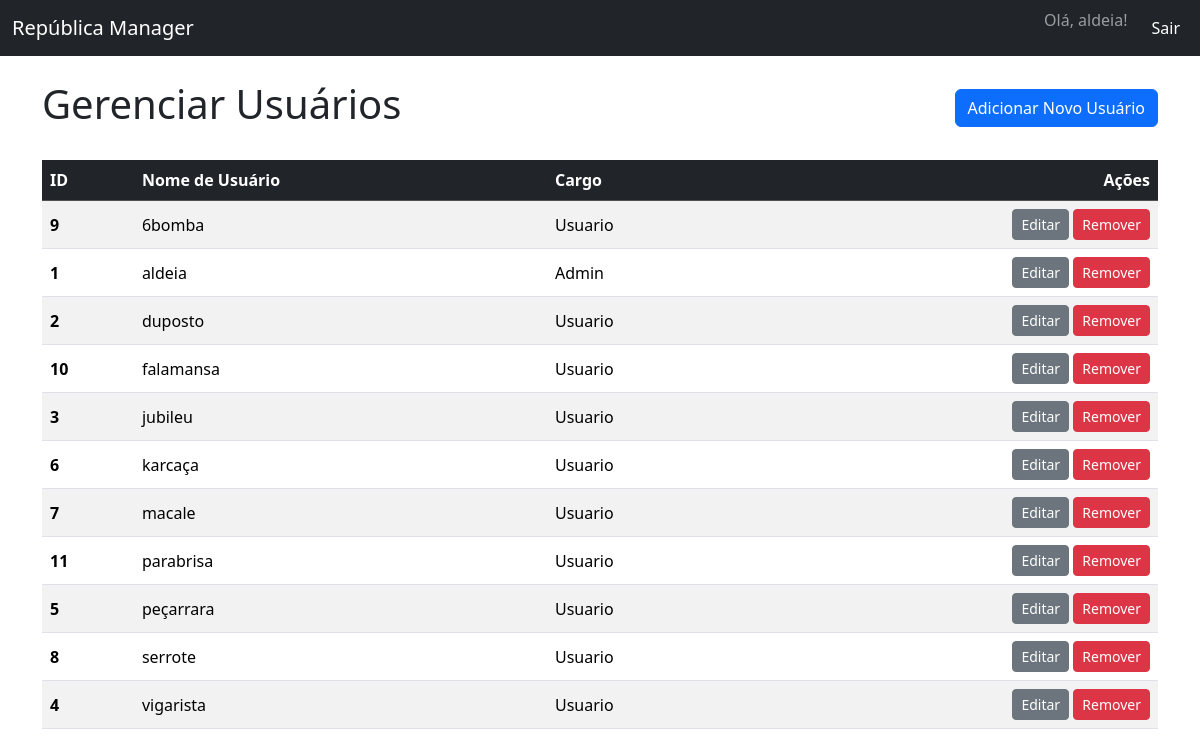
Screenshot of /admin/usuarios (signed in) with the database file from the repository.
### app/models.py (models this page shows, shortened)
class User(UserMixin, db.Model):
    __tablename__ = 'usuarios'
    id = db.Column(db.Integer, primary_key=True)
    username = db.Column(db.String(80), unique=True, nullable=False)
    password_hash = db.Column(db.String(120), nullable=False)
    cargo = db.Column(db.String(20), nullable=False, default='usuario')
    def is_admin(self):
        return self.cargo == 'admin'
    def is_gerenciador(self):
        return self.cargo in ['admin', 'gerenciador']

### app/admin.py (the view)
@admin_bp.route('/usuarios')
@login_required
@manager_required
def lista_usuarios():
    if current_user.is_admin():
        usuarios = User.query.order_by(User.username).all()
    else:
        usuarios = User.query.filter(User.cargo != 'admin').order_by(User.username).all()
    return render_template('usuarios.html', usuarios=usuarios)

### app/admin.py (called while the page is built)
def manager_required(f):
    @wraps(f)
    def decorated_function(*args, **kwargs):
        if not current_user.is_gerenciador():
            abort(403)
        return f(*args, **kwargs)
    return decorated_function

### app/templates/usuarios.html (shortened to what this page needs)
{% extends "layout.html" %}
{% block content %}
<div class="d-flex justify-content-between align-items-center mb-4">
    <h1>Gerenciar Usuários</h1>
    <a href="{{ url_for('admin.criar_usuario') }}" class="btn btn-primary">Adicionar Novo Usuário</a>
</div>
<div class="table-responsive">
    <table class="table table-striped table-hover">
        <thead class="table-dark">
            <tr>
                <th scope="col">ID</th>
                <th scope="col">Nome de Usuário</th>
                <th scope="col">Cargo</th>
                <th scope="col" class="text-end">Ações</th>
            </tr>
        </thead>
        <tbody>
            {% for user in usuarios %}
            <tr class="align-middle">
                <th scope="row">{{ user.id }}</th>
                <td>{{ user.username }}</td>
                <td>{{ user.cargo.capitalize() }}</td>
                <td class="text-end">
                    <a href="{{ url_for('admin.edit_usuario', user_id=user.id) }}" class="btn btn-secondary btn-sm">Editar</a>
                    {% if current_user.is_admin() %}
                    <button type="button" class="btn btn-danger btn-sm"
                            data-bs-toggle="modal"
                            data-bs-target="#confirmDeleteModal"
                            data-user-id="{{ user.id }}"
                            data-user-name="{{ user.username }}">
                        Remover
                    </button>
                    {% endif %}
                </td>
            </tr>
            {% else %}
            <tr>
                <td colspan="4" class="text-center">Nenhum usuário encontrado.</td>
            </tr>
            {% endfor %}
        </tbody>
    </table>
</div>
{% endblock %}

### app/templates/layout.html (shortened to what this page needs)
<!DOCTYPE html>
<html lang="pt-BR">
<head>
    <link href="https://cdn.jsdelivr.net/npm/bootstrap@5.3.3/dist/css/bootstrap.min.css" rel="stylesheet">
</head>
<body>
    {% if current_user.is_authenticated %}
    <nav class="navbar navbar-expand-lg navbar-dark bg-dark">
        <div class="container-fluid">
            <a class="navbar-brand" href="{{ url_for('routes.index') }}">República Manager</a>
            <div class="collapse navbar-collapse" id="navbarNav">
                <ul class="navbar-nav ms-auto">
                    <li class="nav-item">
                        <span class="navbar-text me-3">
                            Olá, {{ current_user.username }}!
                        </span>
                    </li>
                    <li class="nav-item">
                        <a class="nav-link btn btn-danger btn-sm text-white" href="{{ url_for('routes.logout') }}">Sair</a>
                    </li>
                </ul>
            </div>
        </div>
    </nav>
    {% endif %}
    <main class="container mt-4">
        {% block content %}{% endblock %}
    </main>
</body>
</html>

### rows the page displays
User: username "aldeia", id "1", cargo "Admin"
User: id "9", username "6bomba", cargo "Usuario"
User: id "2", username "duposto", cargo "Usuario"
User: id "10", username "falamansa", cargo "Usuario"
User: id "3", username "jubileu", cargo "Usuario"
User: id "6", username "karcaça", cargo "Usuario"
User: id "7", username "macale", cargo "Usuario"
User: id "11", username "parabrisa", cargo "Usuario"
User: id "5", username "peçarrara", cargo "Usuario"
User: id "8", username "serrote", cargo "Usuario"
User: id "4", username "vigarista", cargo "Usuario"
